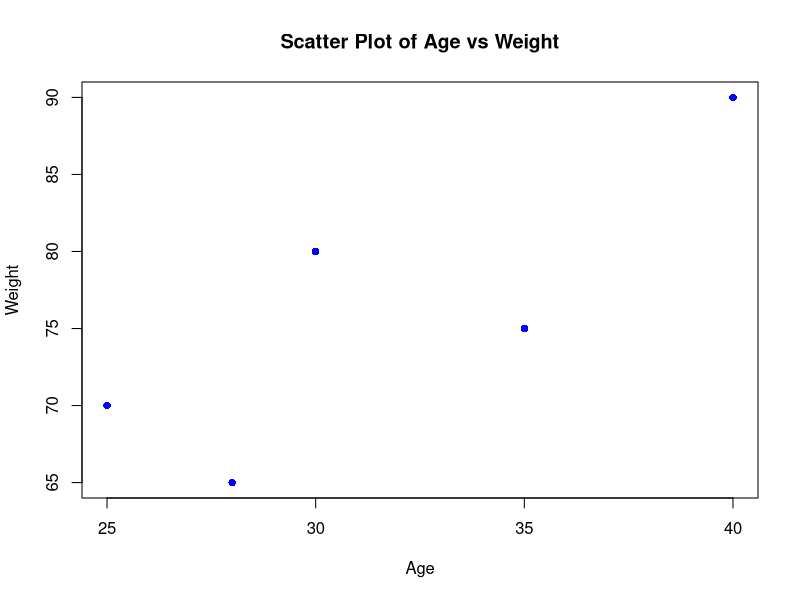
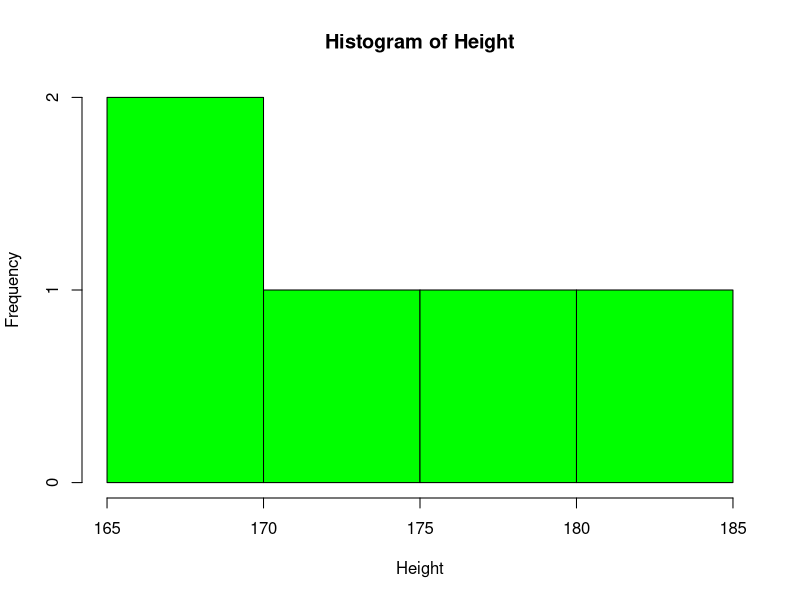
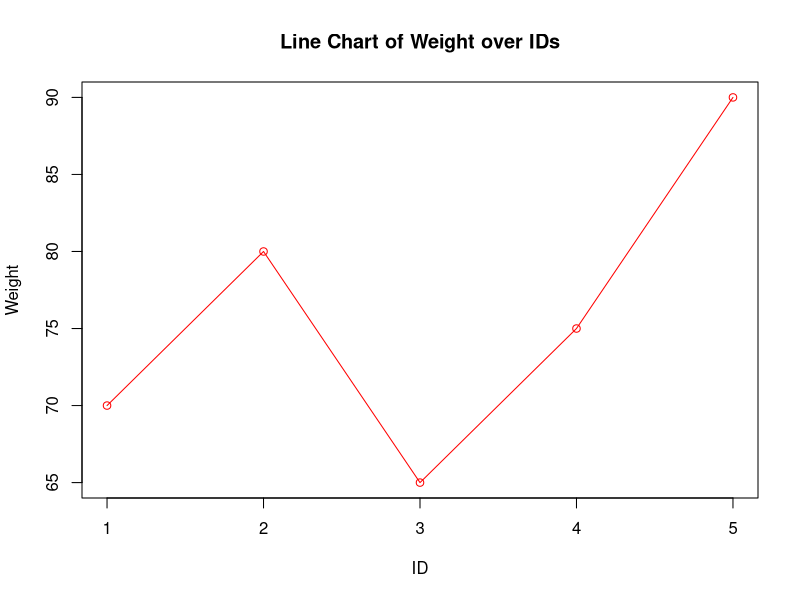
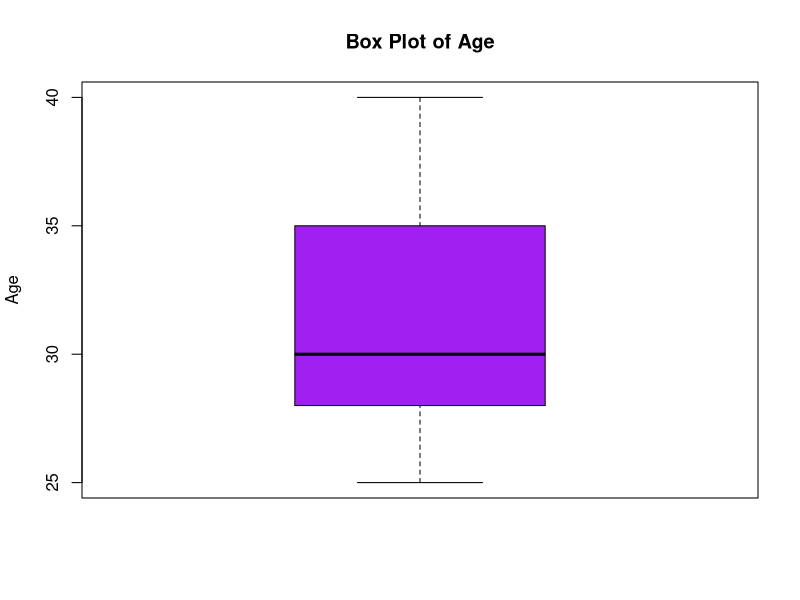
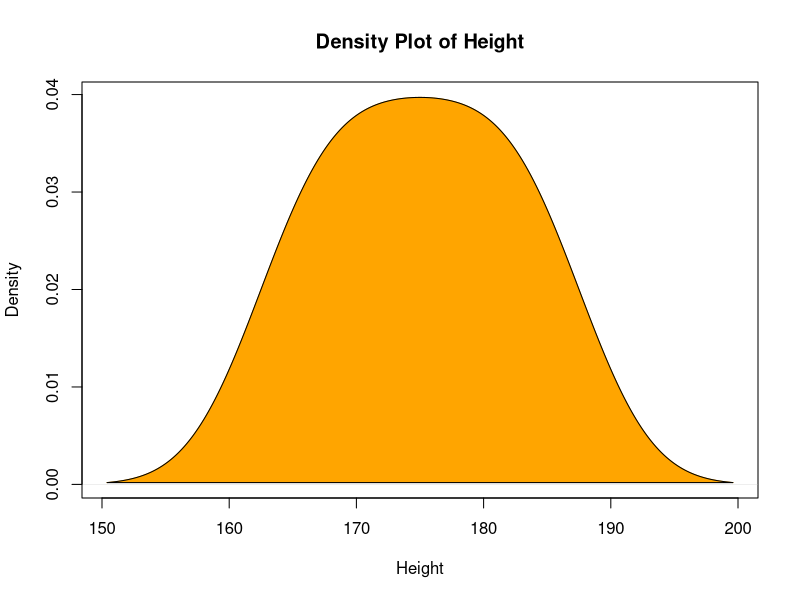

The R source for these figures, in order:
data <- data.frame(
  ID = c(1, 2, 3, 4, 5),
  Age = c(25, 30, 28, 35, 40),
  Height = c(175, 180, 170, 165, 185),
  Weight = c(70, 80, 65, 75, 90)
)

plot(data$Age, data$Weight, 
     xlab = "Age", 
     ylab = "Weight", 
     main = "Scatter Plot of Age vs Weight",
     pch = 16, col = "blue")

hist(data$Height, 
     xlab = "Height", 
     main = "Histogram of Height",
     col = "green", 
     breaks = 5)

plot(data$ID, data$Weight, 
     type = "o", 
     xlab = "ID", 
     ylab = "Weight", 
     main = "Line Chart of Weight over IDs", 
     col = "red")

boxplot(data$Age, 
        main = "Box Plot of Age", 
        ylab = "Age", 
        col = "purple")

height_density <- density(data$Height)
plot(height_density, 
     main = "Density Plot of Height", 
     xlab = "Height", 
     ylab = "Density", 
     col = "orange")
polygon(height_density, col = "orange", border="black")